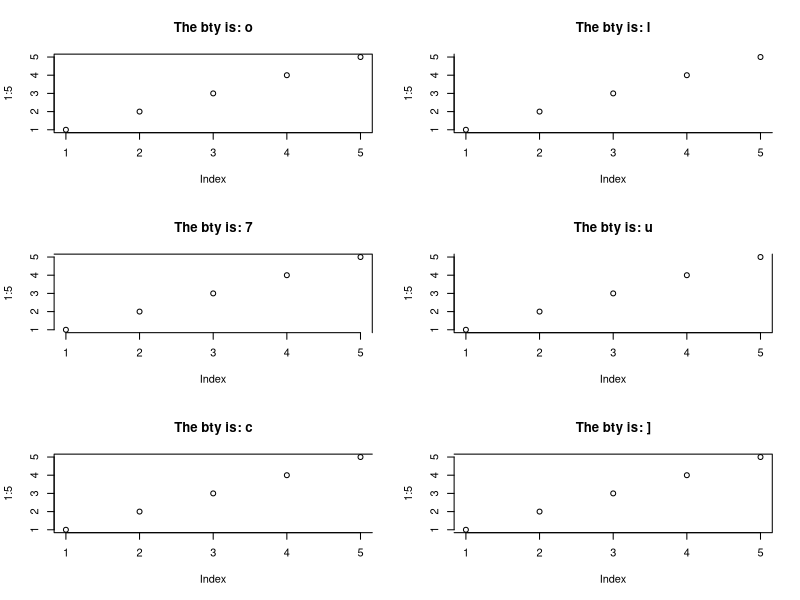
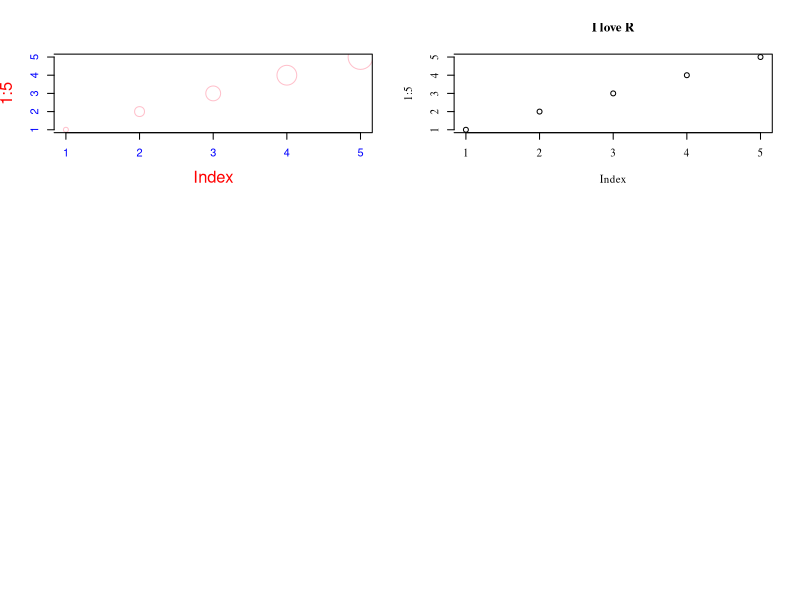

R code for these plots, in order:
## ---- chunk 1
knitr::opts_chunk$set(echo = TRUE, comment = '#>')
## ---- chunk 2
bty <- c('o', 'l', '7', 'u', 'c', ']')
par(mfrow = c(3, 2))

for (i in seq_along(bty)){
  par(bty = bty[i])
  plot(1 : 5, main = paste0('The bty is: ', bty[i]))
}
## ---- chunk 3
plot(1 : 5, cex = 1 : 5, cex.lab = 1.5, col.lab = 'red', col.axis = 'blue', col = 'pink')
## ---- chunk 4
par(family = 'serif')
plot(1 : 5, main = 'I love R')
